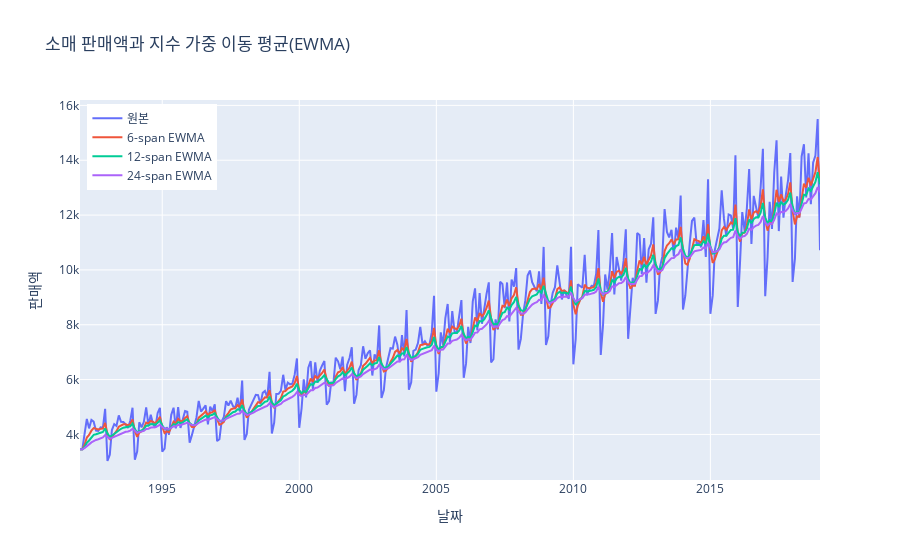

The notebook cell saved with this chart:
### Markdown cell above
#### ✏️ 연습 문제 (Practice Problems)

1.  이전 문제에서 사용한 미국 소매 판매 데이터를 다시 사용합니다.
2.  `span` 값을 각각 6, 12, 24로 설정하여 세 가지 EWMA를 계산하고 데이터프레임에 추가하세요.
3.  원본 데이터와 세 개의 EWMA선을 하나의 그래프에 시각화하고, `span` 값에 따른 변화를 관찰해 보세요.
4.  (심화) 12개월 SMA와 12-span EWMA를 비교했을 때, 어떤 선이 소매 판매 데이터의 추세를 더 잘 반영한다고 생각하는지, 그 이유를 설명해 보세요.

### Code cell
# 연습 문제 1, 2, 3, 4번 풀이 공간
# alpha 값이 작다 - 과거 값에 가중치
# alpha 값이 크다 - 최근 값에 가중치
alcohol_df['6-span EWMA'] = alcohol_df['소매판매량'].ewm(span=6, adjust=False).mean()
alcohol_df['12-span EWMA'] = alcohol_df['소매판매량'].ewm(span=12, adjust=False).mean()
alcohol_df['24-span EWMA'] = alcohol_df['소매판매량'].ewm(span=24, adjust=False).mean()

fig = go.Figure()
fig.add_trace(go.Scatter(x=alcohol_df.index, y=alcohol_df['소매판매량'], mode='lines', name='원본'))
fig.add_trace(go.Scatter(x=alcohol_df.index, y=alcohol_df['6-span EWMA'], mode='lines', name='6-span EWMA'))
fig.add_trace(go.Scatter(x=alcohol_df.index, y=alcohol_df['12-span EWMA'], mode='lines', name='12-span EWMA'))
fig.add_trace(go.Scatter(x=alcohol_df.index, y=alcohol_df['24-span EWMA'], mode='lines', name='24-span EWMA'))

fig.update_layout(
    title='소매 판매액과 지수 가중 이동 평균(EWMA)',
    xaxis_title='날짜',
    yaxis_title='판매액',
    legend_x=0.01,
    legend_y=0.99
)
fig.show()

# 4. SMA와 EWMA 비교
fig = go.Figure()
fig.add_trace(go.Scatter(x=alcohol_df.index, y=alcohol_df['소매판매량'], mode='lines', name='원본', opacity=0.7))
fig.add_trace(go.Scatter(x=alcohol_df.index, y=alcohol_df['12개월 SMA'], mode='lines', name='12개월 SMA', line=dict(dash='dash')))
fig.add_trace(go.Scatter(x=alcohol_df.index, y=alcohol_df['12-span EWMA'], mode='lines', name='12-span EWMA', line=dict(color='red')))

fig.update_layout(
    title='12개월 SMA와 12-span EWMA 비교',
    xaxis_title='날짜',
    yaxis_title='판매액',
    legend_x=0.01,
    legend_y=0.99
)
fig.show()

### Figure 1 — Plotly figure (JSON) as saved in the notebook; plotly's stock layout.template omitted (floating-point values rounded to 4 significant figures; data arrays with more than 128 entries replaced by an {"elided": "..."} marker saying what was removed)
{"data": [{"mode": "lines", "name": "원본", "type": "scatter", "x": {"elided": "325 str values"}, "y": {"elided": "325 int values"}}, {"mode": "lines", "name": "6-span EWMA", "type": "scatter", "x": {"elided": "325 str values"}, "y": {"elided": "325 float values"}}, {"mode": "lines", "name": "12-span EWMA", "type": "scatter", "x": {"elided": "325 str values"}, "y": {"elided": "325 float values"}}, {"mode": "lines", "name": "24-span EWMA", "type": "scatter", "x": {"elided": "325 str values"}, "y": {"elided": "325 float values"}}], "layout": {"legend": {"x": 0.01, "y": 0.99}, "title": {"text": "소매 판매액과 지수 가중 이동 평균(EWMA)"}, "xaxis": {"title": {"text": "날짜"}}, "yaxis": {"title": {"text": "판매액"}}}}
